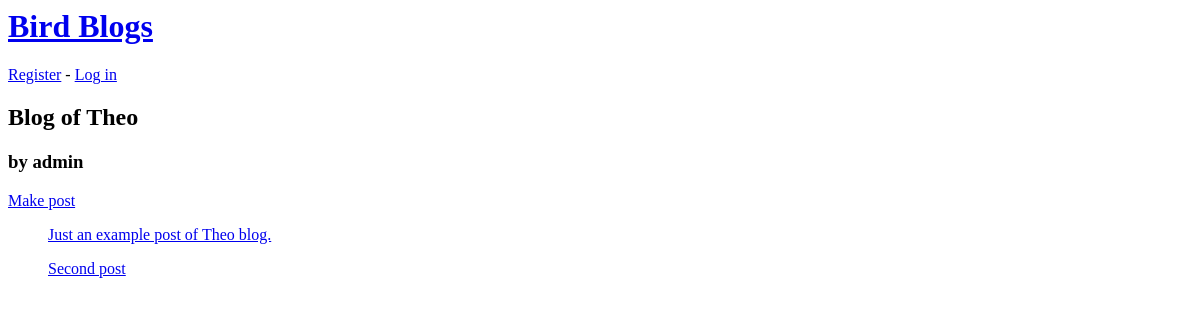
/blogs/2, run on an earlier commit of the app's database.
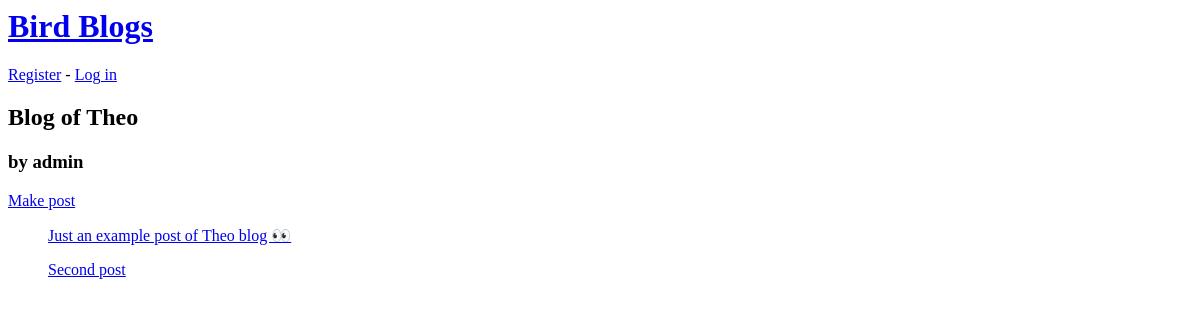
And on a later commit of the database.
### blog/models.py (models this page shows, shortened)
class BlogPost(models.Model):
    blog = models.ForeignKey(Blog, on_delete=models.CASCADE)
    title = models.TextField(max_length=200)
    date = models.DateField(auto_now_add=True)
    content = models.TextField()

### blog/views.py (the view)
# urls.py: path('blogs/<int:blog_id>', view=views.blog, name='blog'),
def blog(request, blog_id):
    blog = Blog.objects.get(id=blog_id)
    blogposts = blog.blogpost_set.order_by('-date')
    context = {
        'blog': blog,
        'blogposts': blogposts,
    }
    return render(request, 'blog/blog.html', context=context)

### blog/templates/blog/blog.html
{% extends 'blog/base.html' %}
{% block content %}
<h2>{{ blog.title }}</h2>
<h3> by {{ blog.owner.username }} </h3>
<p>
    <a href="{% url 'blog:make_post' blog.id %}">
        Make post
    </a>
</p>
<p>
    <ul>
        {% for post in blogposts %}
        <p><a href=" {% url 'blog:post' post.id%} ">{{ post.title }}</a></p>
        {% endfor %}
    </ul>
</p>
{% endblock content %}

What changed in the data, as far as the page shows it:
changed BlogPost: title "Just an example post of Theo blog." → "Just an example post of Theo blog 👀"
